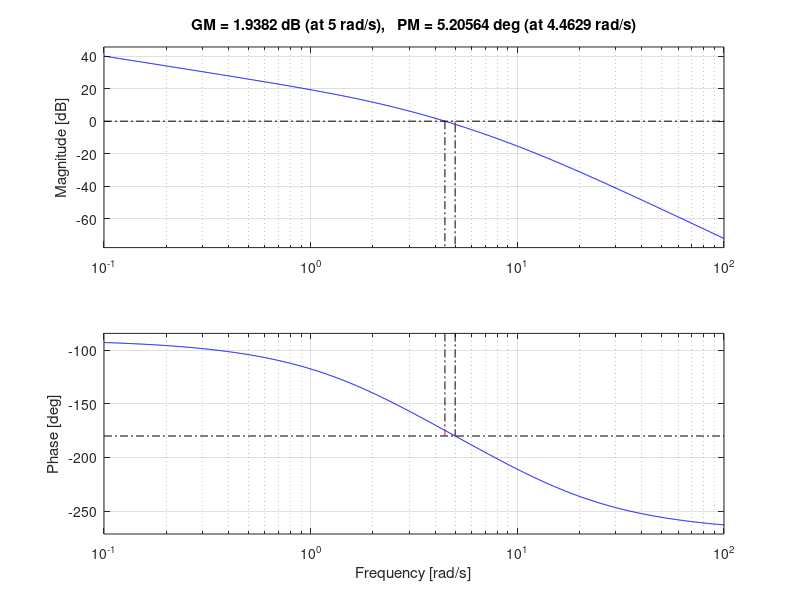
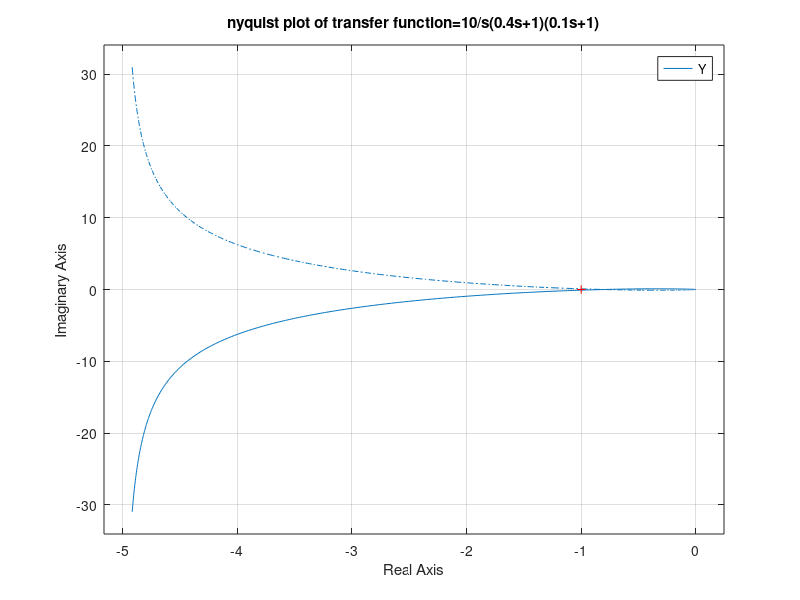
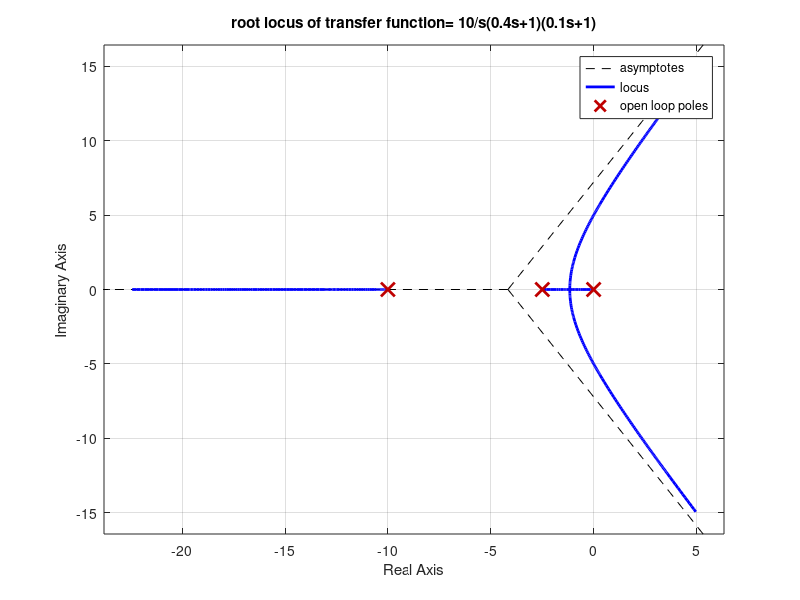

Write MATLAB code to recreate these figures, in order.
%%nyquist plot for the transfer function
Y=zpk([],[0 -2.5 -10],1000/4);
figure(1)
bode(Y);
margin(Y);
title(' Bode plot of transfer function=10/{s(0.4s+1)(0.1s+1)}');
margin(Y);
figure(2);
nyquist(Y);
title('nyquist plot of transfer function=10/{s(0.4s+1)(0.1s+1)}');
figure(3);
rlocus(Y);
title('root locus of transfer function= 10/{s(0.4s+1)(0.1s+1)}');
